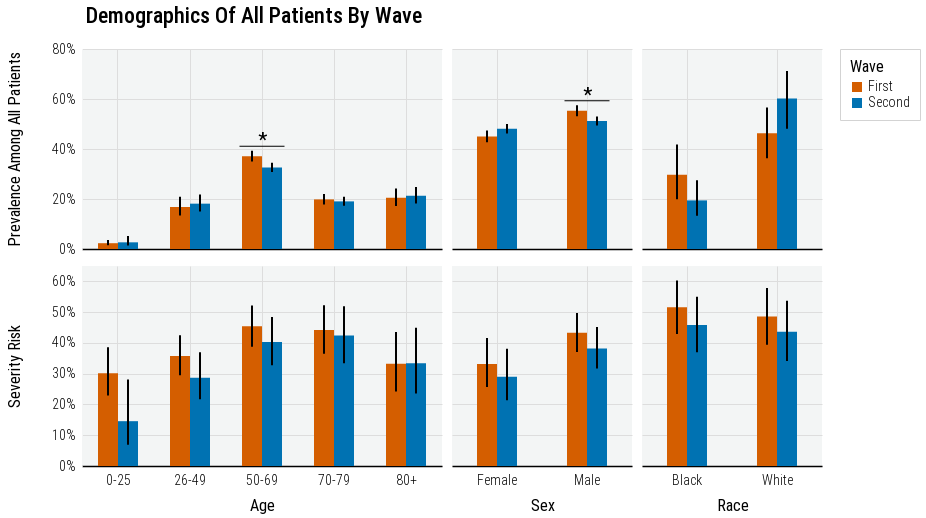

The cell this chart's notebook holds for it:
### Code cell
# for i, patient_group in enumerate(['all', 'severe']):
for i, patient_group in enumerate(['all']):
    pdf = df2[(df2.effect_size == 'prevalence') & (df2.severity == patient_group)].copy()
    sdf = df2_va[df2_va.effect_size != 'risk_ratio']
    sdf = sdf[sdf.effect_size == 'severity_risk'].copy().drop(columns=['x', 'n' , 'severity', 'effect_size']).rename(columns={'pp': 'pp_severity_risk', 'sig': 'sig_severity_risk', 'ci_l': 'ci_l_severity_risk', 'ci_u': 'ci_u_severity_risk'})

    pdf = pdf.set_index(['wave', 'group', 'country'])
    sdf = sdf.set_index(['wave', 'group', 'country'])

    df2_ = pd.concat([pdf, sdf], axis=1).reset_index().copy()

    if i == 0:
        plot = FUNC_DEMOGRAPHICS_BY_WAVE(df2_, country="", patient_group=patient_group)
    else:
        plot = alt.hconcat(plot, FUNC_DEMOGRAPHICS_BY_WAVE(df2_, country="", patient_group=patient_group), spacing=30)#.resolve_scale(color='independent')

plot = apply_theme(
    plot,
    axis_y_title_font_size=16,
    title_anchor='start',
    legend_orient='right'
)
plot

# df2
# pdf
# sdf
# df2_[df2_.sig == True]

### Figure 1 — Vega-Lite specification as saved in the notebook (floating-point values rounded to 4 significant figures)
{"config": {"view": {"continuousWidth": 400, "continuousHeight": 300, "fill": "#F3F5F5", "strokeWidth": 0}, "axis": {"domainColor": "black", "domainWidth": 1.5, "labelFontSize": 14, "labelFontWeight": 300, "labelLimit": 1000, "tickColor": "white", "titleFontSize": 16, "titleFontWeight": 400, "titlePadding": 10}, "axisX": {"labelAngle": 0}, "axisY": {"domain": false, "titleFontSize": 16}, "concat": {"spacing": 0}, "font": "Roboto Condensed", "header": {"labelFontSize": 13, "labelOrient": "bottom", "titleFontSize": 16, "titleFontWeight": "bold"}, "legend": {"cornerRadius": 0, "fillColor": "white", "gradientLength": 50, "labelFontSize": 14, "labelFontWeight": 300, "orient": "right", "padding": 10, "strokeColor": "lightgray", "symbolStrokeWidth": 2, "titleFontSize": 16, "titleFontWeight": 400, "titleOrient": "top"}, "point": {"size": 70}, "title": {"align": "left", "anchor": "start", "dy": -10, "fontSize": 22, "fontWeight": 500, "subtitleFontSize": 16, "subtitlePadding": 5}}, "vconcat": [{"hconcat": [{"layer": [{"mark": {"type": "bar", "size": 20, "stroke": null, "xOffset": -10}, "encoding": {"color": {"type": "nominal", "field": "wave", "scale": {"domain": ["First", "Second"], "range": ["#D45E00", "#0072B2", "black"]}, "title": "Wave"}, "x": {"type": "nominal", "axis": {"domain": true, "grid": true, "labels": false, "ticks": true}, "field": "group", "title": null}, "y": {"type": "quantitative", "axis": {"format": ".0%", "titleX": -60}, "field": "pp", "scale": {}, "title": "Prevalence Among All Patients"}}, "height": 200, "transform": [{"filter": {"field": "wave", "oneOf": ["First"]}}], "width": 360}, {"mark": {"type": "bar", "size": 20, "stroke": null, "xOffset": 10}, "encoding": {"color": {"type": "nominal", "field": "wave", "scale": {"domain": ["First", "Second"], "range": ["#D45E00", "#0072B2", "black"]}, "title": "Wave"}, "x": {"type": "nominal", "axis": {"domain": true, "grid": true, "labels": false, "ticks": true}, "field": "group", "title": null}, "y": {"type": "quantitative", "axis": {"format": ".0%", "titleX": -60}, "field": "pp", "scale": {}, "title": "Prevalence Among All Patients"}}, "height": 200, "transform": [{"filter": {"field": "wave", "oneOf": ["Second"]}}], "width": 360}, {"mark": {"type": "bar", "color": "black", "opacity": 1, "size": 2, "xOffset": -10}, "encoding": {"color": {"value": "black"}, "x": {"type": "nominal", "axis": {"domain": true, "grid": true, "labels": false, "ticks": true}, "field": "group", "title": null}, "y": {"type": "quantitative", "field": "ci_u"}, "y2": {"field": "ci_l"}}, "height": 200, "transform": [{"filter": {"field": "wave", "oneOf": ["First"]}}], "width": 360}, {"mark": {"type": "bar", "color": "black", "opacity": 1, "size": 2, "xOffset": 10}, "encoding": {"color": {"value": "black"}, "x": {"type": "nominal", "axis": {"domain": true, "grid": true, "labels": false, "ticks": true}, "field": "group", "title": null}, "y": {"type": "quantitative", "field": "ci_u"}, "y2": {"field": "ci_l"}}, "height": 200, "transform": [{"filter": {"field": "wave", "oneOf": ["Second"]}}], "width": 360}, {"mark": {"type": "tick", "size": 45, "strokeWidth": 8, "yOffset": -10}, "encoding": {"color": {"value": "black"}, "x": {"type": "nominal", "axis": {"domain": true, "grid": true, "labels": false, "ticks": true}, "field": "group", "title": null}, "y": {"type": "quantitative", "aggregate": "max", "axis": {"format": ".0%", "titleX": -60}, "field": "pp", "title": "Prevalence Among All Patients"}}, "height": 200, "transform": [{"filter": {"field": "sig", "oneOf": [true]}}], "width": 360}, {"mark": {"type": "text", "fontSize": 20, "yOffset": -15}, "encoding": {"color": {"value": "black"}, "text": {"value": "*"}, "x": {"type": "nominal", "axis": {"domain": true, "grid": true, "labels": false, "ticks": true}, "field": "group", "title": null}, "y": {"type": "quantitative", "aggregate": "max", "axis": {"format": ".0%", "titleX": -60}, "field": "pp", "title": "Prevalence Among All Patients"}}, "height": 200, "transform": [{"filter": {"field": "sig", "oneOf": [true]}}], "width": 360}], "data": {"name": "data-386f88f350495de905e9917e34f26f36"}}, {"layer": [{"mark": {"type": "bar", "size": 20, "stroke": null, "xOffset": -10}, "encoding": {"color": {"type": "nominal", "field": "wave", "scale": {"domain": ["First", "Second"], "range": ["#D45E00", "#0072B2", "black"]}, "title": "Wave"}, "x": {"type": "nominal", "axis": {"domain": true, "grid": true, "labels": false, "ticks": true}, "field": "group", "title": null}, "y": {"type": "quantitative", "axis": {"domain": false, "format": ".0%", "grid": true, "labels": false, "ticks": false}, "field": "pp", "title": null}}, "height": 200, "transform": [{"filter": {"field": "wave", "oneOf": ["First"]}}], "width": 180}, {"mark": {"type": "bar", "size": 20, "stroke": null, "xOffset": 10}, "encoding": {"color": {"type": "nominal", "field": "wave", "scale": {"domain": ["First", "Second"], "range": ["#D45E00", "#0072B2", "black"]}, "title": "Wave"}, "x": {"type": "nominal", "axis": {"domain": true, "grid": true, "labels": false, "ticks": true}, "field": "group", "title": null}, "y": {"type": "quantitative", "axis": {"domain": false, "format": ".0%", "grid": true, "labels": false, "ticks": false}, "field": "pp", "title": null}}, "height": 200, "transform": [{"filter": {"field": "wave", "oneOf": ["Second"]}}], "width": 180}, {"mark": {"type": "bar", "color": "black", "opacity": 1, "size": 2, "xOffset": -10}, "encoding": {"color": {"value": "black"}, "x": {"type": "nominal", "axis": {"domain": true, "grid": true, "labels": false, "ticks": true}, "field": "group", "title": null}, "y": {"type": "quantitative", "field": "ci_u"}, "y2": {"field": "ci_l"}}, "height": 200, "transform": [{"filter": {"field": "wave", "oneOf": ["First"]}}], "width": 180}, {"mark": {"type": "bar", "color": "black", "opacity": 1, "size": 2, "xOffset": 10}, "encoding": {"color": {"value": "black"}, "x": {"type": "nominal", "axis": {"domain": true, "grid": true, "labels": false, "ticks": true}, "field": "group", "title": null}, "y": {"type": "quantitative", "field": "ci_u"}, "y2": {"field": "ci_l"}}, "height": 200, "transform": [{"filter": {"field": "wave", "oneOf": ["Second"]}}], "width": 180}, {"mark": {"type": "tick", "size": 45, "strokeWidth": 8, "yOffset": -10}, "encoding": {"color": {"value": "black"}, "x": {"type": "nominal", "axis": {"domain": true, "grid": true, "labels": false, "ticks": true}, "field": "group", "title": null}, "y": {"type": "quantitative", "aggregate": "max", "axis": {"format": ".0%", "titleX": -60}, "field": "pp", "title": "Prevalence Among All Patients"}}, "height": 200, "transform": [{"filter": {"field": "sig", "oneOf": [true]}}], "width": 180}, {"mark": {"type": "text", "fontSize": 20, "yOffset": -15}, "encoding": {"color": {"value": "black"}, "text": {"value": "*"}, "x": {"type": "nominal", "axis": {"domain": true, "grid": true, "labels": false, "ticks": true}, "field": "group", "title": null}, "y": {"type": "quantitative", "aggregate": "max", "axis": {"format": ".0%", "titleX": -60}, "field": "pp", "title": "Prevalence Among All Patients"}}, "height": 200, "transform": [{"filter": {"field": "sig", "oneOf": [true]}}], "width": 180}], "data": {"name": "data-bcda0c0bca7967ae1bdb2b36e247ec6a"}}, {"layer": [{"mark": {"type": "bar", "size": 20, "stroke": null, "xOffset": -10}, "encoding": {"color": {"type": "nominal", "field": "wave", "legend": {"title": "Wave"}, "scale": {"domain": ["First", "Second"], "range": ["#D45E00", "#0072B2", "black"]}, "title": "Wave"}, "x": {"type": "nominal", "axis": {"domain": true, "grid": true, "labels": false, "ticks": true}, "field": "group", "title": null}, "y": {"type": "quantitative", "axis": {"domain": false, "format": ".0%", "grid": true, "labels": false, "ticks": false}, "field": "pp", "title": null}}, "height": 200, "transform": [{"filter": {"field": "wave", "oneOf": ["First"]}}], "width": 180}, {"mark": {"type": "bar", "size": 20, "stroke": null, "xOffset": 10}, "encoding": {"color": {"type": "nominal", "field": "wave", "legend": {"title": "Wave"}, "scale": {"domain": ["First", "Second"], "range": ["#D45E00", "#0072B2", "black"]}, "title": "Wave"}, "x": {"type": "nominal", "axis": {"domain": true, "grid": true, "labels": false, "ticks": true}, "field": "group", "title": null}, "y": {"type": "quantitative", "axis": {"domain": false, "format": ".0%", "grid": true, "labels": false, "ticks": false}, "field": "pp", "title": null}}, "height": 200, "transform": [{"filter": {"field": "wave", "oneOf": ["Second"]}}], "width": 180}, {"mark": {"type": "bar", "color": "black", "opacity": 1, "size": 2, "xOffset": -10}, "encoding": {"color": {"value": "black"}, "x": {"type": "nominal", "axis": {"domain": true, "grid": true, "labels": false, "ticks": true}, "field": "group", "title": null}, "y": {"type": "quantitative", "field": "ci_u", "title": null}, "y2": {"field": "ci_l"}}, "height": 200, "transform": [{"filter": {"field": "wave", "oneOf": ["First"]}}], "width": 180}, {"mark": {"type": "tick", "size": 45, "strokeWidth": 8, "yOffset": -10}, "encoding": {"color": {"value": "black"}, "x": {"type": "nominal", "axis": {"domain": true, "grid": true, "labels": false, "ticks": true}, "field": "group", "title": null}, "y": {"type": "quantitative", "aggregate": "max", "axis": {"format": ".0%", "titleX": -60}, "field": "pp", "title": "Percentage of Patients"}}, "height": 200, "transform": [{"filter": {"field": "sig", "oneOf": [true]}}], "width": 180}, {"mark": {"type": "text", "fontSize": 20, "yOffset": -15}, "encoding": {"color": {"value": "black"}, "text": {"value": "*"}, "x": {"type": "nominal", "axis": {"domain": true, "grid": true, "labels": false, "ticks": true}, "field": "group", "title": null}, "y": {"type": "quantitative", "aggregate": "max", "axis": {"format": ".0%", "titleX": -60}, "field": "pp", "title": "Percentage of Patients"}}, "height": 200, "transform": [{"filter": {"field": "sig", "oneOf": [true]}}], "width": 180}, {"mark": {"type": "bar", "color": "black", "opacity": 1, "size": 2, "xOffset": 10}, "encoding": {"color": {"value": "black"}, "x": {"type": "nominal", "axis": {"domain": true, "grid": true, "labels": false, "ticks": true}, "field": "group", "title": null}, "y": {"type": "quantitative", "field": "ci_u", "title": null}, "y2": {"field": "ci_l"}}, "height": 200, "transform": [{"filter": {"field": "wave", "oneOf": ["Second"]}}], "width": 180}], "data": {"name": "data-7b22e4744af8cec58da82901baad1d14"}}], "resolve": {"scale": {"color": "shared", "y": "shared"}}, "spacing": 10}, {"hconcat": [{"layer": [{"mark": {"type": "bar", "size": 20, "stroke": null, "xOffset": -10}, "encoding": {"color": {"type": "nominal", "field": "wave", "scale": {"domain": ["First", "Second"], "range": ["#D45E00", "#0072B2", "black"]}, "title": "Wave"}, "x": {"type": "nominal", "axis": {"domain": true, "grid": true, "labels": true, "tickMinStep": 1, "ticks": true}, "field": "group", "title": "Age"}, "y": {"type": "quantitative", "axis": {"format": ".0%", "titleX": -60}, "field": "pp_severity_risk", "scale": {}, "title": "Severity Risk"}}, "height": 200, "transform": [{"filter": {"field": "wave", "oneOf": ["First"]}}], "width": 360}, {"mark": {"type": "bar", "size": 20, "stroke": null, "xOffset": 10}, "encoding": {"color": {"type": "nominal", "field": "wave", "scale": {"domain": ["First", "Second"], "range": ["#D45E00", "#0072B2", "black"]}, "title": "Wave"}, "x": {"type": "nominal", "axis": {"domain": true, "grid": true, "labels": true, "tickMinStep": 1, "ticks": true}, "field": "group", "title": "Age"}, "y": {"type": "quantitative", "axis": {"format": ".0%", "titleX": -60}, "field": "pp_severity_risk", "scale": {}, "title": "Severity Risk"}}, "height": 200, "transform": [{"filter": {"field": "wave", "oneOf": ["Second"]}}], "width": 360}, {"mark": {"type": "bar", "color": "black", "opacity": 1, "size": 2, "xOffset": -10}, "encoding": {"color": {"value": "black"}, "x": {"type": "nominal", "field": "group"}, "y": {"type": "quantitative", "field": "ci_u_severity_risk"}, "y2": {"field": "ci_l_severity_risk"}}, "height": 200, "transform": [{"filter": {"field": "wave", "oneOf": ["First"]}}], "width": 360}, {"mark": {"type": "bar", "color": "black", "opacity": 1, "size": 2, "xOffset": 10}, "encoding": {"color": {"value": "black"}, "x": {"type": "nominal", "field": "group"}, "y": {"type": "quantitative", "field": "ci_u_severity_risk"}, "y2": {"field": "ci_l_severity_risk"}}, "height": 200, "transform": [{"filter": {"field": "wave", "oneOf": ["Second"]}}], "width": 360}, {"mark": {"type": "tick", "size": 45, "strokeWidth": 8, "yOffset": -10}, "encoding": {"color": {"value": "black"}, "x": {"type": "nominal", "field": "group"}, "y": {"type": "quantitative", "aggregate": "max", "axis": {"format": ".0%"}, "field": "ci_u_severity_risk"}}, "height": 200, "transform": [{"filter": {"field": "sig_severity_risk", "oneOf": [true]}}], "width": 360}, {"mark": {"type": "text", "fontSize": 20, "yOffset": -15}, "encoding": {"color": {"value": "black"}, "text": {"value": "*"}, "x": {"type": "nominal", "field": "group"}, "y": {"type": "quantitative", "aggregate": "max", "field": "ci_u_severity_risk"}}, "height": 200, "transform": [{"filter": {"field": "sig_severity_risk", "oneOf": [true]}}], "width": 360}], "data": {"name": "data-386f88f350495de905e9917e34f26f36"}}, {"layer": [{"mark": {"type": "bar", "size": 20, "stroke": null, "xOffset": -10}, "encoding": {"color": {"type": "nominal", "field": "wave", "scale": {"domain": ["First", "Second"], "range": ["#D45E00", "#0072B2", "black"]}, "title": "Wave"}, "x": {"type": "nominal", "axis": {"domain": true, "grid": true, "labels": true, "tickMinStep": 1, "ticks": true}, "field": "group", "title": "Sex"}, "y": {"type": "quantitative", "axis": {"domain": false, "grid": true, "labels": false, "ticks": false, "title": null}, "field": "pp_severity_risk", "title": null}}, "height": 200, "transform": [{"filter": {"field": "wave", "oneOf": ["First"]}}], "width": 180}, {"mark": {"type": "bar", "size": 20, "stroke": null, "xOffset": 10}, "encoding": {"color": {"type": "nominal", "field": "wave", "scale": {"domain": ["First", "Second"], "range": ["#D45E00", "#0072B2", "black"]}, "title": "Wave"}, "x": {"type": "nominal", "axis": {"domain": true, "grid": true, "labels": true, "tickMinStep": 1, "ticks": true}, "field": "group", "title": "Sex"}, "y": {"type": "quantitative", "axis": {"domain": false, "grid": true, "labels": false, "ticks": false, "title": null}, "field": "pp_severity_risk", "title": null}}, "height": 200, "transform": [{"filter": {"field": "wave", "oneOf": ["Second"]}}], "width": 180}, {"mark": {"type": "bar", "color": "black", "opacity": 1, "size": 2, "xOffset": -10}, "encoding": {"color": {"value": "black"}, "x": {"type": "nominal", "field": "group"}, "y": {"type": "quantitative", "field": "ci_u_severity_risk"}, "y2": {"field": "ci_l_severity_risk"}}, "height": 200, "transform": [{"filter": {"field": "wave", "oneOf": ["First"]}}], "width": 180}, {"mark": {"type": "bar", "color": "black", "opacity": 1, "size": 2, "xOffset": 10}, "encoding": {"color": {"value": "black"}, "x": {"type": "nominal", "field": "group"}, "y": {"type": "quantitative", "field": "ci_u_severity_risk"}, "y2": {"field": "ci_l_severity_risk"}}, "height": 200, "transform": [{"filter": {"field": "wave", "oneOf": ["Second"]}}], "width": 180}, {"mark": {"type": "tick", "size": 45, "strokeWidth": 8, "yOffset": -10}, "encoding": {"color": {"value": "black"}, "x": {"type": "nominal", "field": "group"}, "y": {"type": "quantitative", "aggregate": "max", "axis": {"format": ".0%"}, "field": "ci_u_severity_risk"}}, "height": 200, "transform": [{"filter": {"field": "sig_severity_risk", "oneOf": [true]}}], "width": 180}, {"mark": {"type": "text", "fontSize": 20, "yOffset": -15}, "encoding": {"color": {"value": "black"}, "text": {"value": "*"}, "x": {"type": "nominal", "field": "group"}, "y": {"type": "quantitative", "aggregate": "max", "field": "ci_u_severity_risk"}}, "height": 200, "transform": [{"filter": {"field": "sig_severity_risk", "oneOf": [true]}}], "width": 180}], "data": {"name": "data-bcda0c0bca7967ae1bdb2b36e247ec6a"}}, {"layer": [{"mark": {"type": "bar", "size": 20, "stroke": null, "xOffset": -10}, "encoding": {"color": {"type": "nominal", "field": "wave", "scale": {"domain": ["First", "Second"], "range": ["#D45E00", "#0072B2", "black"]}, "title": "Wave"}, "x": {"type": "nominal", "axis": {"domain": true, "grid": true, "labels": true, "tickMinStep": 1, "ticks": true}, "field": "group", "title": "Race"}, "y": {"type": "quantitative", "axis": {"domain": false, "grid": true, "labels": false, "ticks": false, "title": null}, "field": "pp_severity_risk", "title": null}}, "height": 200, "transform": [{"filter": {"field": "wave", "oneOf": ["First"]}}], "width": 180}, {"mark": {"type": "bar", "size": 20, "stroke": null, "xOffset": 10}, "encoding": {"color": {"type": "nominal", "field": "wave", "scale": {"domain": ["First", "Second"], "range": ["#D45E00", "#0072B2", "black"]}, "title": "Wave"}, "x": {"type": "nominal", "axis": {"domain": true, "grid": true, "labels": true, "tickMinStep": 1, "ticks": true}, "field": "group", "title": "Race"}, "y": {"type": "quantitative", "axis": {"domain": false, "grid": true, "labels": false, "ticks": false, "title": null}, "field": "pp_severity_risk", "title": null}}, "height": 200, "transform": [{"filter": {"field": "wave", "oneOf": ["Second"]}}], "width": 180}, {"mark": {"type": "bar", "color": "black", "opacity": 1, "size": 2, "xOffset": -10}, "encoding": {"color": {"value": "black"}, "x": {"type": "nominal", "field": "group"}, "y": {"type": "quantitative", "field": "ci_u_severity_risk"}, "y2": {"field": "ci_l_severity_risk"}}, "height": 200, "transform": [{"filter": {"field": "wave", "oneOf": ["First"]}}], "width": 180}, {"mark": {"type": "bar", "color": "black", "opacity": 1, "size": 2, "xOffset": 10}, "encoding": {"color": {"value": "black"}, "x": {"type": "nominal", "field": "group"}, "y": {"type": "quantitative", "field": "ci_u_severity_risk"}, "y2": {"field": "ci_l_severity_risk"}}, "height": 200, "transform": [{"filter": {"field": "wave", "oneOf": ["Second"]}}], "width": 180}, {"mark": {"type": "tick", "size": 45, "strokeWidth": 8, "yOffset": -10}, "encoding": {"color": {"value": "black"}, "x": {"type": "nominal", "field": "group"}, "y": {"type": "quantitative", "aggregate": "max", "axis": {"format": ".0%"}, "field": "ci_u_severity_risk"}}, "height": 200, "transform": [{"filter": {"field": "sig_severity_risk", "oneOf": [true]}}], "width": 180}, {"mark": {"type": "text", "fontSize": 20, "yOffset": -15}, "encoding": {"color": {"value": "black"}, "text": {"value": "*"}, "x": {"type": "nominal", "field": "group"}, "y": {"type": "quantitative", "aggregate": "max", "field": "ci_u_severity_risk"}}, "height": 200, "transform": [{"filter": {"field": "sig_severity_risk", "oneOf": [true]}}], "width": 180}], "data": {"name": "data-7b22e4744af8cec58da82901baad1d14"}}], "resolve": {"scale": {"color": "shared", "y": "shared"}}, "spacing": 10}], "spacing": 10, "title": {"text": " Demographics Of All Patients By Wave", "dx": 80, "subtitleColor": "gray"}, "$schema": "https://vega.github.io/schema/vega-lite/v4.8.1.json", "datasets": {"data-386f88f350495de905e9917e34f26f36": [{"wave": "First", "group": "0-25", "country": "ALL", "effect_size": "prevalence", "pp": 0.0232, "ci_l": 0.01492, "ci_u": 0.03589, "x": 762.0, "n": 24590.0, "sig": false, "severity": "all", "pp_severity_risk": 0.3018, "ci_l_severity_risk": 0.2288, "ci_u_severity_risk": 0.3863, "sig_severity_risk": false}, {"wave": "Second", "group": "0-25", "country": "ALL", "effect_size": "prevalence", "pp": 0.02667, "ci_l": 0.0136, "ci_u": 0.05164, "x": 1206.0, "n": 28510.0, "sig": false, "severity": "all", "pp_severity_risk": 0.1457, "ci_l_severity_risk": 0.06908, "ci_u_severity_risk": 0.2815, "sig_severity_risk": false}, {"wave": "First", "group": "26-49", "country": "ALL", "effect_size": "prevalence", "pp": 0.1681, "ci_l": 0.1341, "ci_u": 0.2086, "x": 4590.0, "n": 24590.0, "sig": false, "severity": "all", "pp_severity_risk": 0.3574, "ci_l_severity_risk": 0.2951, "ci_u_severity_risk": 0.4249, "sig_severity_risk": false}, {"wave": "Second", "group": "26-49", "country": "ALL", "effect_size": "prevalence", "pp": 0.1814, "ci_l": 0.1497, "ci_u": 0.2181, "x": 5197.0, "n": 28510.0, "sig": false, "severity": "all", "pp_severity_risk": 0.2871, "ci_l_severity_risk": 0.217, "ci_u_severity_risk": 0.3693, "sig_severity_risk": false}, {"wave": "First", "group": "50-69", "country": "ALL", "effect_size": "prevalence", "pp": 0.3713, "ci_l": 0.3504, "ci_u": 0.3926, "x": 8946.0, "n": 24590.0, "sig": true, "severity": "all", "pp_severity_risk": 0.4539, "ci_l_severity_risk": 0.3879, "ci_u_severity_risk": 0.5215, "sig_severity_risk": false}, {"wave": "Second", "group": "50-69", "country": "ALL", "effect_size": "prevalence", "pp": 0.3261, "ci_l": 0.3078, "ci_u": 0.3451, "x": 9473.0, "n": 28510.0, "sig": true, "severity": "all", "pp_severity_risk": 0.4033, "ci_l_severity_risk": 0.3274, "ci_u_severity_risk": 0.4842, "sig_severity_risk": false}, {"wave": "First", "group": "70-79", "country": "ALL", "effect_size": "prevalence", "pp": 0.1984, "ci_l": 0.1782, "ci_u": 0.2202, "x": 4611.0, "n": 24590.0, "sig": false, "severity": "all", "pp_severity_risk": 0.442, "ci_l_severity_risk": 0.3646, "ci_u_severity_risk": 0.5224, "sig_severity_risk": false}, {"wave": "Second", "group": "70-79", "country": "ALL", "effect_size": "prevalence", "pp": 0.1905, "ci_l": 0.1728, "ci_u": 0.2095, "x": 5683.0, "n": 28510.0, "sig": false, "severity": "all", "pp_severity_risk": 0.4242, "ci_l_severity_risk": 0.3343, "ci_u_severity_risk": 0.5194, "sig_severity_risk": false}, {"wave": "First", "group": "80+", "country": "ALL", "effect_size": "prevalence", "pp": 0.2045, "ci_l": 0.1716, "ci_u": 0.2419, "x": 5542.0, "n": 24590.0, "sig": false, "severity": "all", "pp_severity_risk": 0.3321, "ci_l_severity_risk": 0.2425, "ci_u_severity_risk": 0.4359, "sig_severity_risk": false}, {"wave": "Second", "group": "80+", "country": "ALL", "effect_size": "prevalence", "pp": 0.213, "ci_l": 0.1818, "ci_u": 0.2481, "x": 6407.0, "n": 28510.0, "sig": false, "severity": "all", "pp_severity_risk": 0.3341, "ci_l_severity_risk": 0.2359, "ci_u_severity_risk": 0.4491, "sig_severity_risk": false}], "data-bcda0c0bca7967ae1bdb2b36e247ec6a": [{"wave": "First", "group": "Female", "country": "ALL", "effect_size": "prevalence", "pp": 0.4501, "ci_l": 0.4266, "ci_u": 0.4738, "x": 10680.0, "n": 24590.0, "sig": false, "severity": "all", "pp_severity_risk": 0.3317, "ci_l_severity_risk": 0.2569, "ci_u_severity_risk": 0.4162, "sig_severity_risk": false}, {"wave": "Second", "group": "Female", "country": "ALL", "effect_size": "prevalence", "pp": 0.4809, "ci_l": 0.4616, "ci_u": 0.5003, "x": 13620.0, "n": 28510.0, "sig": false, "severity": "all", "pp_severity_risk": 0.2904, "ci_l_severity_risk": 0.2136, "ci_u_severity_risk": 0.3814, "sig_severity_risk": false}, {"wave": "First", "group": "Male", "country": "ALL", "effect_size": "prevalence", "pp": 0.5528, "ci_l": 0.5307, "ci_u": 0.5748, "x": 13850.0, "n": 24590.0, "sig": true, "severity": "all", "pp_severity_risk": 0.4329, "ci_l_severity_risk": 0.3709, "ci_u_severity_risk": 0.4972, "sig_severity_risk": false}, {"wave": "Second", "group": "Male", "country": "ALL", "effect_size": "prevalence", "pp": 0.512, "ci_l": 0.4943, "ci_u": 0.5296, "x": 14730.0, "n": 28510.0, "sig": true, "severity": "all", "pp_severity_risk": 0.3822, "ci_l_severity_risk": 0.3172, "ci_u_severity_risk": 0.4518, "sig_severity_risk": false}], "data-7b22e4744af8cec58da82901baad1d14": [{"wave": "First", "group": "Black", "country": "USA", "effect_size": "prevalence", "pp": 0.297, "ci_l": 0.1992, "ci_u": 0.4178, "x": 2018.0, "n": 8287.0, "sig": false, "severity": "all", "pp_severity_risk": 0.5163, "ci_l_severity_risk": 0.4292, "ci_u_severity_risk": 0.6025, "sig_severity_risk": false}, {"wave": "Second", "group": "Black", "country": "USA", "effect_size": "prevalence", "pp": 0.1944, "ci_l": 0.1333, "ci_u": 0.2746, "x": 3056.0, "n": 16040.0, "sig": false, "severity": "all", "pp_severity_risk": 0.4586, "ci_l_severity_risk": 0.3699, "ci_u_severity_risk": 0.55, "sig_severity_risk": false}, {"wave": "First", "group": "White", "country": "USA", "effect_size": "prevalence", "pp": 0.4631, "ci_l": 0.3631, "ci_u": 0.5662, "x": 4163.0, "n": 8287.0, "sig": false, "severity": "all", "pp_severity_risk": 0.4855, "ci_l_severity_risk": 0.3938, "ci_u_severity_risk": 0.5783, "sig_severity_risk": false}, {"wave": "Second", "group": "White", "country": "USA", "effect_size": "prevalence", "pp": 0.6021, "ci_l": 0.4812, "ci_u": 0.7118, "x": 10660.0, "n": 16040.0, "sig": false, "severity": "all", "pp_severity_risk": 0.4365, "ci_l_severity_risk": 0.3412, "ci_u_severity_risk": 0.5367, "sig_severity_risk": false}]}}
